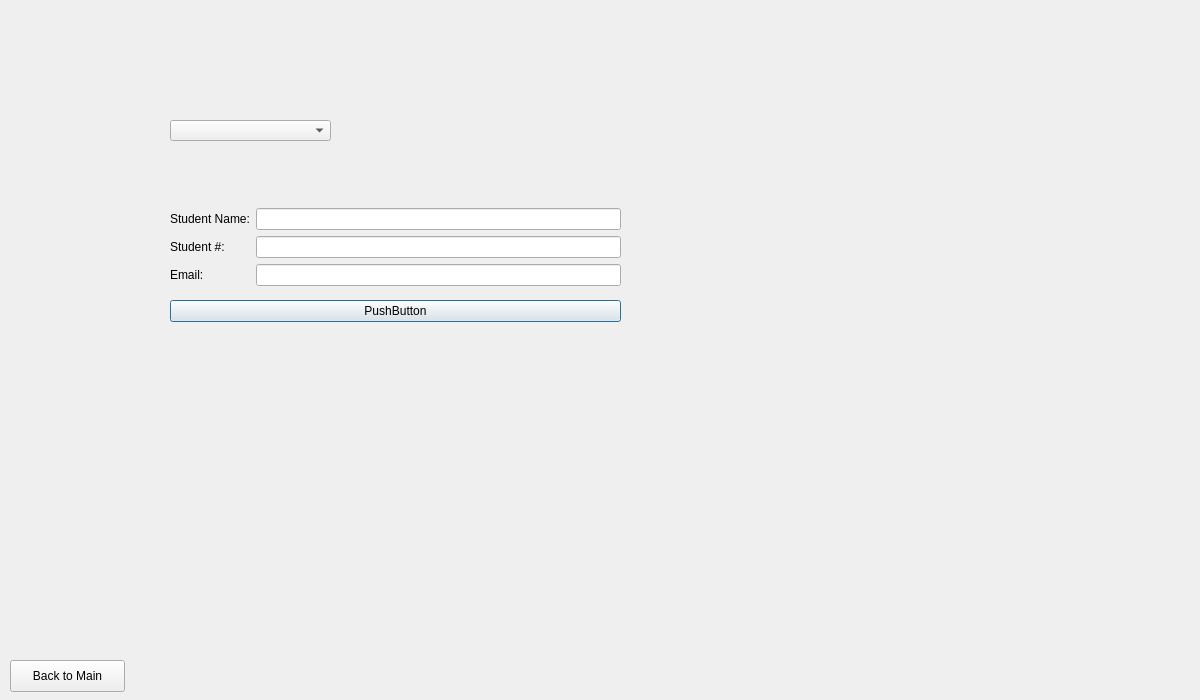
<?xml version="1.0" encoding="UTF-8"?>
<ui version="4.0">
 <class>president_AddMember</class>
 <widget class="QDialog" name="president_AddMember">
  <property name="geometry">
   <rect>
    <x>0</x>
    <y>0</y>
    <width>1200</width>
    <height>700</height>
   </rect>
  </property>
  <property name="windowTitle">
   <string>Haig Network</string>
  </property>
  <widget class="QComboBox" name="comboBox_chooseClub">
   <property name="geometry">
    <rect>
     <x>170</x>
     <y>120</y>
     <width>161</width>
     <height>21</height>
    </rect>
   </property>
   <property name="layoutDirection">
    <enum>Qt::LeftToRight</enum>
   </property>
  </widget>
  <widget class="QWidget" name="layoutWidget">
   <property name="geometry">
    <rect>
     <x>170</x>
     <y>200</y>
     <width>451</width>
     <height>131</height>
    </rect>
   </property>
   <layout class="QVBoxLayout" name="verticalLayout_3">
    <item>
     <layout class="QHBoxLayout" name="horizontalLayout">
      <item>
       <layout class="QVBoxLayout" name="verticalLayout_2">
        <item>
         <widget class="QLabel" name="label_2">
          <property name="text">
           <string>Student Name:</string>
          </property>
         </widget>
        </item>
        <item>
         <widget class="QLabel" name="label_3">
          <property name="text">
           <string>Student #:</string>
          </property>
         </widget>
        </item>
        <item>
         <widget class="QLabel" name="label_4">
          <property name="text">
           <string>Email:</string>
          </property>
         </widget>
        </item>
       </layout>
      </item>
      <item>
       <layout class="QVBoxLayout" name="verticalLayout">
        <item>
         <widget class="QLineEdit" name="lineEdit"/>
        </item>
        <item>
         <widget class="QLineEdit" name="lineEdit_2"/>
        </item>
        <item>
         <widget class="QLineEdit" name="lineEdit_3"/>
        </item>
       </layout>
      </item>
     </layout>
    </item>
    <item>
     <widget class="QPushButton" name="pushButton">
      <property name="text">
       <string>PushButton</string>
      </property>
     </widget>
    </item>
   </layout>
  </widget>
  <widget class="QPushButton" name="pushButton_Back">
   <property name="geometry">
    <rect>
     <x>10</x>
     <y>660</y>
     <width>115</width>
     <height>32</height>
    </rect>
   </property>
   <property name="text">
    <string>Back to Main</string>
   </property>
  </widget>
 </widget>
 <resources/>
 <connections/>
</ui>
